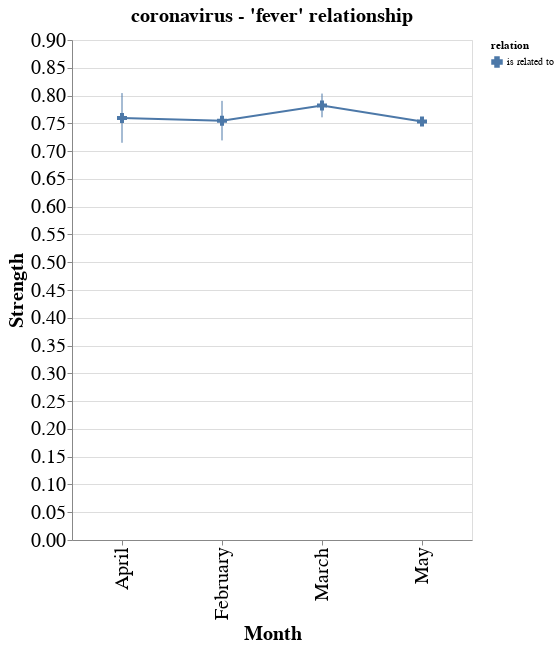

Notebook source saved alongside this figure:
### Code cell
chart_col = alt.vconcat().configure_axis(
    labelFontSize=20,
    titleFontSize=20
).configure_title(
    fontSize=20,
).configure_point(
    size=100
)

# plot
line = alt.Chart(df_grps).mark_line(point=True).encode(
    x='publish_month',
    y='proba_mean',
    color='relation',
    shape=alt.Shape('relation', scale=alt.Scale(range=['cross', 'circle', 'square', 'triangle-right', 'diamond'])),
).properties(
    width=400,
    height=500,
    title="coronavirus - '%s' relationship" %kw
)

# generate the error bars
errorbars = alt.Chart(df_grps).mark_errorbar().encode(
    x="publish_month",
    y="proba_min:Q",
    y2="proba_max:Q",
    color='relation'
)
errorbars.encoding.x.title='Month'
errorbars.encoding.y.title='Strength'
chart_col &= (line + errorbars)

# rename axis title

# plot
chart_col

### Figure 1 — Vega-Lite specification as saved in the notebook (floating-point values rounded to 4 significant figures)
{"config": {"view": {"continuousWidth": 400, "continuousHeight": 300}, "axis": {"labelFontSize": 20, "titleFontSize": 20}, "point": {"size": 100}, "title": {"fontSize": 20}}, "vconcat": [{"layer": [{"mark": {"type": "line", "point": true}, "encoding": {"color": {"type": "nominal", "field": "relation"}, "shape": {"type": "nominal", "field": "relation", "scale": {"range": ["cross", "circle", "square", "triangle-right", "diamond"]}}, "x": {"type": "nominal", "field": "publish_month"}, "y": {"type": "quantitative", "field": "proba_mean"}}, "height": 500, "title": "coronavirus - 'fever' relationship", "width": 400}, {"mark": "errorbar", "encoding": {"color": {"type": "nominal", "field": "relation"}, "x": {"type": "nominal", "field": "publish_month", "title": "Month"}, "y": {"type": "quantitative", "field": "proba_min", "title": "Strength"}, "y2": {"field": "proba_max"}}}]}], "data": {"name": "data-348397f649ec98bda2a79dd289a1dc94"}, "$schema": "https://vega.github.io/schema/vega-lite/v4.8.1.json", "datasets": {"data-348397f649ec98bda2a79dd289a1dc94": [{"proba_mean": 0.7597, "proba_std": 0.2366, "proba_stderr": 0.04471, "n": 28.0, "publish_month": "April", "relation": "is related to", "proba_min": 0.715, "proba_max": 0.8044}, {"proba_mean": 0.7548, "proba_std": 0.2136, "proba_stderr": 0.0356, "n": 36.0, "publish_month": "February", "relation": "is related to", "proba_min": 0.7192, "proba_max": 0.7904}, {"proba_mean": 0.7822, "proba_std": 0.2073, "proba_stderr": 0.02139, "n": 94.0, "publish_month": "March", "relation": "is related to", "proba_min": 0.7608, "proba_max": 0.8036}, {"proba_mean": 0.7533, "proba_std": 0.0, "proba_stderr": 0.0, "n": 1.0, "publish_month": "May", "relation": "is related to", "proba_min": 0.7533, "proba_max": 0.7533}]}}
